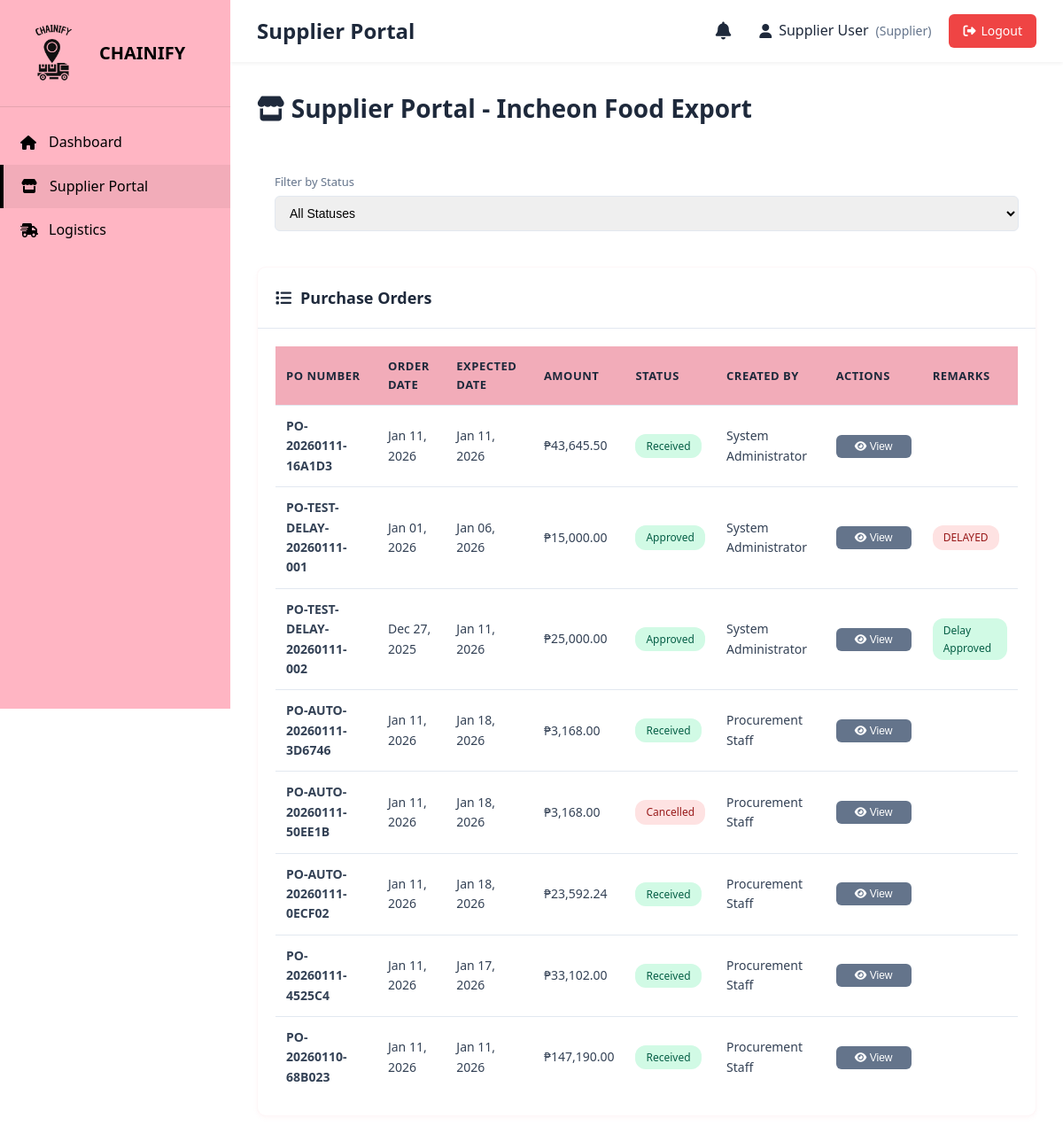
/modules/supplier_portal.php (signed in), run on the app's committed database.
### tables this page shows
CREATE TABLE `suppliers` (
  `id` int(11) NOT NULL,
  `user_id` int(11) DEFAULT NULL,
  `company_name` varchar(100) NOT NULL,
  `contact_person` varchar(100) DEFAULT NULL,
  `email` varchar(100) DEFAULT NULL,
  `phone` varchar(20) DEFAULT NULL,
  `address` text DEFAULT NULL,
  `products_supplied` text DEFAULT NULL,
  `performance_rating` decimal(3,2) DEFAULT 0.00,
  `status` enum('active','inactive') DEFAULT 'active',
  `created_at` timestamp NOT NULL DEFAULT current_timestamp(),
  `updated_at` timestamp NOT NULL DEFAULT current_timestamp() ON UPDATE current_timestamp()
);

CREATE TABLE `purchase_orders` (
  `id` int(11) NOT NULL,
  `po_number` varchar(50) NOT NULL,
  `supplier_id` int(11) NOT NULL,
  `created_by` int(11) NOT NULL,
  `order_date` date NOT NULL,
  `delivery_date` date DEFAULT NULL,
  `status` enum('pending','approved','scheduled','in_transit','received','cancelled') DEFAULT 'pending',
  `admin_approved` tinyint(1) DEFAULT 0,
  `admin_approved_by` int(11) DEFAULT NULL,
  `admin_approved_at` timestamp NULL DEFAULT NULL,
  `supplier_approved` tinyint(1) DEFAULT 0,
  `supplier_approved_by` int(11) DEFAULT NULL,
  `supplier_approved_at` timestamp NULL DEFAULT NULL,
  `total_amount` decimal(10,2) DEFAULT 0.00,
  `notes` text DEFAULT NULL,
  `created_at` timestamp NOT NULL DEFAULT current_timestamp(),
  `updated_at` timestamp NOT NULL DEFAULT current_timestamp() ON UPDATE current_timestamp(),
  `delay_status` enum('none','requested','approved','rejected') DEFAULT 'none' COMMENT 'Status of delay request: none, requested by supplier, approved, or rejected by procurement',
  `delay_requested_date` date DEFAULT NULL COMMENT 'New delivery date requested by supplier',
  `delay_notes` text DEFAULT NULL COMMENT 'Notes from supplier explaining the delay',
  `delay_response_notes` text DEFAULT NULL COMMENT 'Notes from procurement staff when responding to delay request',
  `delay_requested_at` timestamp NULL DEFAULT NULL COMMENT 'When supplier requested the delay',
  `delay_responded_at` timestamp NULL DEFAULT NULL COMMENT 'When procurement responded to delay request',
  `delay_responded_by` int(11) DEFAULT NULL COMMENT 'User ID of procurement staff who responded'
);

CREATE TABLE `users` (
  `id` int(11) NOT NULL,
  `username` varchar(50) NOT NULL,
  `email` varchar(100) NOT NULL,
  `password` varchar(255) NOT NULL,
  `role` enum('admin','procurement_staff','warehouse_officer','logistics_manager','supplier') NOT NULL,
  `full_name` varchar(100) NOT NULL,
  `status` enum('active','inactive') DEFAULT 'active',
  `created_at` timestamp NOT NULL DEFAULT current_timestamp(),
  `updated_at` timestamp NOT NULL DEFAULT current_timestamp() ON UPDATE current_timestamp()
);

### config/config.php (called while the page is built, shortened)
<?php
function formatCurrency($amount) {
    return '₱' . number_format($amount, 2);
}
function formatDate($date) {
    return date('M d, Y', strtotime($date));
}
?>

### modules/supplier_portal.php (the view, shortened to what this page needs)
<?php
require_once '../config/config.php';
$conn = getDBConnection();
$supplier_id = null;
if (isLoggedIn() && isSupplier()) {
    $stmt = $conn->prepare("SELECT id FROM suppliers WHERE user_id = ? LIMIT 1");
    $stmt->bind_param("i", $_SESSION['user_id']);
    $stmt->execute();
    $result = $stmt->get_result();
    $supplier = $result->fetch_assoc();
    if ($supplier) {
        $supplier_id = $supplier['id'];
    }
}
$supplier_stmt = $conn->prepare("SELECT * FROM suppliers WHERE id = ?");
$supplier_stmt->bind_param("i", $supplier_id);
$supplier_stmt->execute();
$supplier_result = $supplier_stmt->get_result();
$supplier_info = $supplier_result->fetch_assoc();
$status_filter = $_GET['status'] ?? '';
$purchase_orders = [];
$po_stmt = $conn->prepare("
    SELECT po.*, u.full_name as created_by_name,
           (SELECT COUNT(*) FROM shipments WHERE po_id = po.id) as shipment_count,
           (SELECT COUNT(*) FROM po_notifications WHERE po_id = po.id AND supplier_id = ? AND is_read = FALSE) as unread_notifications,
           u2.full_name as delay_responded_by_name
    FROM purchase_orders po
    JOIN users u ON po.created_by = u.id
    LEFT JOIN users u2 ON po.delay_responded_by = u2.id
    WHERE po.supplier_id = ?
    " . ($status_filter ? "AND po.status = ?" : "") . "
    ORDER BY po.created_at DESC
");
if ($status_filter) {
    $po_stmt->bind_param("iis", $supplier_id, $supplier_id, $status_filter);
} else {
    $po_stmt->bind_param("ii", $supplier_id, $supplier_id);
}
$po_stmt->execute();
$po_result = $po_stmt->get_result();
while ($row = $po_result->fetch_assoc()) {
    $purchase_orders[] = $row;
}
include '../includes/header.php';
?>
<div class="page-header">
    <h2><i class="fas fa-store"></i> Supplier Portal - <?php echo htmlspecialchars($supplier_info['company_name'] ?? ''); ?></h2>
</div>
<div class="filters-bar">
    <div class="filter-group">
        <label>Filter by Status</label>
        <select class="form-control" onchange="window.location.href='?status=' + this.value">
            <option value="">All Statuses</option>
        </select>
    </div>
</div>
<div class="dashboard-card">
    <div class="card-header">
        <h3><i class="fas fa-list"></i> Purchase Orders</h3>
    </div>
    <div class="card-body">
        <?php if (empty($purchase_orders)): ?>
            <p class="text-muted">No purchase orders found.</p>
        <?php else: ?>
            <div style="overflow-x: auto;">
                <table class="data-table">
                    <thead>
                        <tr>
                            <th>PO Number</th>
                            <th>Order Date</th>
                            <th>Expected Date</th>
                            <th>Amount</th>
                            <th>Status</th>
                            <th>Created By</th>
                            <th>Actions</th>
                            <th>Remarks</th>
                        </tr>
                    </thead>
                    <tbody>
                        <?php foreach ($purchase_orders as $po): ?>
                            <tr>
                                <td><strong><?php echo htmlspecialchars($po['po_number']); ?></strong></td>
                                <td><?php echo formatDate($po['order_date']); ?></td>
                                <td><?php echo $po['delivery_date'] ? formatDate($po['delivery_date']) : 'N/A'; ?></td>
                                <td><?php echo formatCurrency($po['total_amount']); ?></td>
                                <td>
                                    <span class="badge badge-<?php echo $po['status']; ?>">
                                        <?php echo ucfirst(str_replace('_', ' ', $po['status'])); ?>
                                    </span>
                                </td>
                                <td><?php echo htmlspecialchars($po['created_by_name']); ?></td>
                                <td>
                                    <div style="display: flex; flex-wrap: wrap; gap: 5px;">
                                        <button class="btn btn-sm btn-secondary" style="white-space: nowrap;" onclick="viewPODetails(<?php echo $po['id']; ?>)">
                                            <i class="fas fa-eye"></i> View
                                        </button>
                                    </div>
                                </td>
                                <td>
                                    <?php
                                    $delay_status = $po['delay_status'] ?? 'none';
                                    if ($delay_status === 'requested'):
                                    ?>
                                        <span class="badge badge-warning" title="Delay request pending procurement response">
                                            Delay Requested
                                        </span>
                                    <?php elseif ($delay_status === 'approved'): ?>
                                        <span class="badge badge-success" title="Delay request approved">
                                            Delay Approved
                                        </span>
                                    <?php elseif ($delay_status === 'rejected'): ?>
                                        <span class="badge badge-danger" title="Delay request rejected">
                                            Delay Rejected
                                        </span>
                                    <?php endif;
                                    if ($delay_status === 'none' && $po['delivery_date'] && !in_array($po['status'], ['received', 'cancelled', 'scheduled'])):
                                        $expected_date = strtotime($po['delivery_date']);
                                        $today = strtotime(date('Y-m-d'));
                                        if ($today > $expected_date):
                                    ?>
                                        <span class="badge badge-danger" title="Past expected date - you can request a delay">
                                            DELAYED
                                        </span>
                                    <?php
                                        endif;
                                    endif;
                                    ?>
                                </td>
                            </tr>
                        <?php endforeach; ?>
                    </tbody>
                </table>
            </div>
        <?php endif; ?>
    </div>
</div>
<?php include '../includes/footer.php'; ?>

### assets/css/style.css (style rules this page uses)
:root { --primary-color: #F2ACB9; --primary-light: #FFB5C3; --secondary-color: #64748b; --success-color: #10b981; --warning-color: #f59e0b; --danger-color: #ef4444; --info-color: #3b82f6; --dark-color: #1e293b; --light-color: #F2ACB9; --border-color: #e2e8f0; --sidebar-width: 260px; --header-height: 70px; }
* { margin: 0; padding: 0; box-sizing: border-box; }
body { font-family: 'Segoe UI', Tahoma, Geneva, Verdana, sans-serif; background-color: #ffffff; color: #334155; line-height: 1.6; }
.dashboard-card { background: white; border-radius: 10px; box-shadow: 0 2px 4px rgba(242, 172, 185, 0.1); border: 1px solid rgba(242, 172, 185, 0.1); overflow: hidden; }
.card-header { padding: 20px; border-bottom: 1px solid var(--border-color); display: flex; justify-content: space-between; align-items: center; }
.card-header h3 { font-size: 18px; color: var(--dark-color); display: flex; align-items: center; gap: 10px; }
.card-body { padding: 20px; }
.data-table { width: 100%; border-collapse: collapse; }
.data-table thead { background: var(--light-color); }
.data-table th { padding: 12px; text-align: left; font-weight: 600; color: var(--dark-color); font-size: 13px; text-transform: uppercase; letter-spacing: 0.5px; }
.data-table td { padding: 12px; border-top: 1px solid var(--border-color); font-size: 14px; }
.badge { display: inline-block; padding: 4px 12px; border-radius: 12px; font-size: 12px; font-weight: 500; text-transform: capitalize; }
.badge-approved { background: #d1fae5; color: #065f46; }
.badge-received { background: #d1fae5; color: #065f46; }
.badge-cancelled { background: #fee2e2; color: #991b1b; }
.badge-success { background: #d1fae5; color: #065f46; }
.badge-danger { background: #fee2e2; color: #991b1b; }
.btn { padding: 10px 20px; border: none; border-radius: 6px; font-size: 14px; font-weight: 500; cursor: pointer; transition: all 0.3s; display: inline-flex; align-items: center; gap: 8px; text-decoration: none; }
.btn-secondary { background: var(--secondary-color); color: white; }
.btn-sm { padding: 6px 12px; font-size: 12px; }
table td .btn-sm { min-width: 85px; display: inline-block; text-align: center; }
.form-control { width: 100%; padding: 10px 12px; border: 1px solid var(--border-color); border-radius: 6px; font-size: 14px; transition: all 0.3s; }
select.form-control { cursor: pointer; }
.page-header { display: flex; justify-content: space-between; align-items: center; margin-bottom: 30px; }
.page-header h2 { font-size: 28px; color: var(--dark-color); }
.filters-bar { background: white; padding: 20px; border-radius: 10px; margin-bottom: 20px; display: flex; gap: 15px; flex-wrap: wrap; align-items: flex-end; }
.filter-group { flex: 1; min-width: 200px; }
.filter-group label { display: block; margin-bottom: 5px; font-size: 13px; color: var(--secondary-color); font-weight: 500; }

### data on the page
suppliers: company_name "Incheon Food Export"
purchase_orders: po_number "PO-20260111-16A1D3", order_date "Jan 11, 2026", delivery_date "Jan 11, 2026", total_amount "₱43,645.50", status "Received", created_by.full_name "System Administrator"
purchase_orders: po_number "PO-TEST-DELAY-20260111-001", order_date "Jan 01, 2026", delivery_date "Jan 06, 2026", total_amount "₱15,000.00", status "Approved", created_by.full_name "System Administrator", delay_status "DELAYED"
purchase_orders: po_number "PO-TEST-DELAY-20260111-002", order_date "Dec 27, 2025", delivery_date "Jan 11, 2026", total_amount "₱25,000.00", status "Approved", created_by.full_name "System Administrator", delay_status "Delay Approved"
purchase_orders: po_number "PO-AUTO-20260111-3D6746", order_date "Jan 11, 2026", delivery_date "Jan 18, 2026", total_amount "₱3,168.00", status "Received", created_by.full_name "Procurement Staff"
purchase_orders: po_number "PO-AUTO-20260111-50EE1B", order_date "Jan 11, 2026", delivery_date "Jan 18, 2026", total_amount "₱3,168.00", status "Cancelled", created_by.full_name "Procurement Staff"
purchase_orders: po_number "PO-AUTO-20260111-0ECF02", order_date "Jan 11, 2026", delivery_date "Jan 18, 2026", total_amount "₱23,592.24", status "Received", created_by.full_name "Procurement Staff"
purchase_orders: po_number "PO-20260111-4525C4", order_date "Jan 11, 2026", delivery_date "Jan 17, 2026", total_amount "₱33,102.00", status "Received", created_by.full_name "Procurement Staff"
purchase_orders: po_number "PO-20260110-68B023", order_date "Jan 11, 2026", delivery_date "Jan 11, 2026", total_amount "₱147,190.00", status "Received", created_by.full_name "Procurement Staff"

### other printed values
$pageTitle "Supplier Portal"
$_SESSION['full_name'] "Supplier User"
str_replace('_', ' ', $_SESSION['role']) "Supplier"
